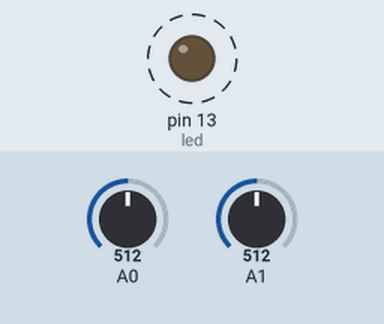
The sketch below on a simulated Arduino Leonardo, built with avr-gcc and run on an emulated ATmega32U4. Shown: output pins drawn as LEDs (lit = HIGH). Dashed ring = blinking. The test bench sets the inputs (shaded band); at power-on: A0 = 512, A1 = 512. What the sketch prints to the serial monitor is not drawn.

Above: at 0.9 s.
Timing chart, 0 to 4.7 s (numbered marks = the images above):
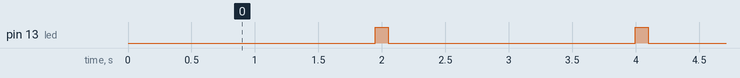

The sketch:

AnalogReadSerial_BeetleBoard.ino
```cpp
/*
  Analog-to-serial firmware
  compatible with pyLabDataLogger

  For Leonardo 5V Beetle board inside PMDI controller.
  Differential ADC reading of A1-A0.
  Currently wired up to read the 5V signal from the
  water circuit pressure transducer inside the
  heater unit.

  Calibration data for PT001 generic 100psi automotive
  sensor, as of 14/3/18 has been entered.

  Daniel Duke
  13 Oct 2018
*/

int n=0;
#define COUNTS_PER_VOLT 204.8
#define PSI_PER_VOLT 24.496
#define PSI_OFFSET -13.427
#define UNIT "psig"
#define DESCRIPTOR "Heater Water Pressure"
#define VARNAME "Pwater"

// the setup routine runs once when you press reset:
void setup() {
  pinMode(A0,INPUT);
  pinMode(A1,INPUT);
  pinMode(A2,INPUT);
  pinMode(13,OUTPUT); //led

  // initialize serial communication at 9600 bits per second:
  Serial.begin(9600);
}

// the loop routine runs over and over again forever:
void loop() {
  int groundValue = analogRead(A0);
  int sensorValue = analogRead(A1);

  //reference
  sensorValue -= groundValue;

  //floating point calcs
  float scaledOutput = (float)sensorValue/COUNTS_PER_VOLT;
  scaledOutput *= PSI_PER_VOLT;
  scaledOutput += PSI_OFFSET;

  //serial print
  Serial.print(DESCRIPTOR);
  Serial.print(": ");
  Serial.print(VARNAME);
  Serial.print("=");
  Serial.print(scaledOutput);
  Serial.print(" ");
  Serial.print(UNIT);
  Serial.print(", RawADCValue=");
  Serial.print(sensorValue);
  Serial.println(" /1024cts");

  //blink
  n++;
  if (n>=20) {
     digitalWrite(13,HIGH);
     n=0;
  } else digitalWrite(13,LOW);

  delay(100);        // delay in between reads for stability
}
```

Measured:
- by itself, pin 13 (led): alternates HIGH for 0.10 s and LOW for 1.9 s
